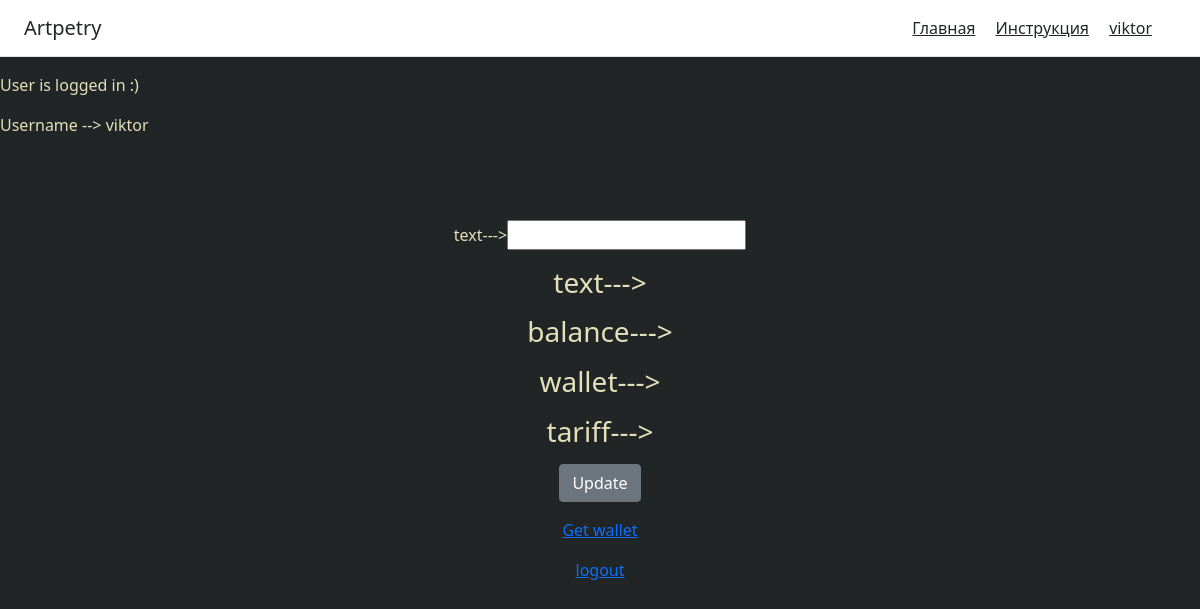
The app's page /user_settings/1 (signed in), older data.
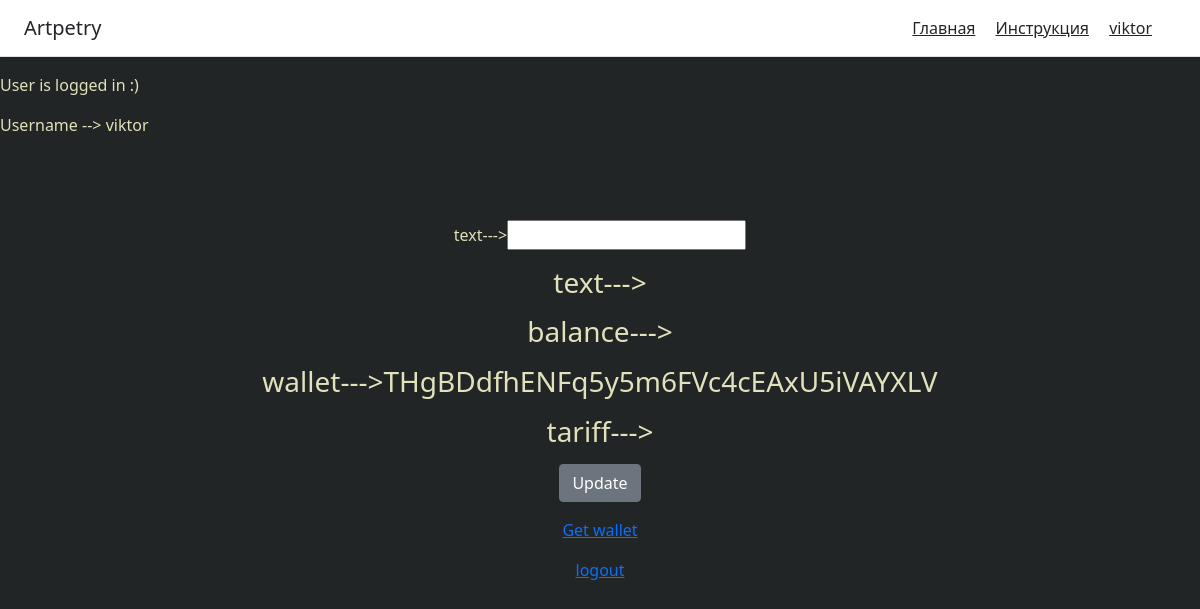
The same page, newer data.
### spam/models.py (models this page shows, shortened)
class User_settings(models.Model):
    user = models.ForeignKey(User, on_delete=models.CASCADE,blank=True)
    balance = models.CharField(max_length=100,blank=True)
    wallet = models.CharField(max_length=256,blank=True)
    hex_address = models.CharField(max_length=256,blank=True)
    private_key = models.CharField(max_length=256,blank=True)
    public_key = models.CharField(max_length=256,blank=True)
    text = models.CharField(max_length=100,blank=True)
    user_names = models.CharField(max_length=100,blank=True)
    tariff = models.CharField(max_length=100,blank=True)
    numbers = models.CharField(max_length=20,blank=True)
    date = models.DateTimeField(default=timezone.now)

### spam/views.py (the view)
# urls.py: path('user_settings/<int:id>', views.user_settings, name='user_settings'),
def user_settings(request,id):
    news_show = User_settings.objects.get(pk=id)
    form = SubscriberForm_test( instance=news_show)
    if request.user.is_authenticated:
        if request.method == "POST":
            form = SubscriberForm_test(request.POST, request.FILES or None, instance=news_show)
            post = form.save(commit=False)
            post.user = request.user
            post.save(update_fields=['text'])
            return redirect('/')
    return render(request, 'account/user_settings.html',
                      {'form':form,
                      'news_show':news_show,}
                      )

### spam/forms.py
class SubscriberForm_test(forms.ModelForm):
    class Meta:
        model = User_settings
        exclude = [""]

### spam/templates/account/user_settings.html (shortened to what this page needs)
{% extends "base.html" %}
{% block content %}
    {% if request.user.is_authenticated %}
<p style="color:#e1e1bb;" xmlns="http://www.w3.org/1999/html" xmlns="http://www.w3.org/1999/html">User is logged in :)</p>
        <p style="color:#e1e1bb;" >Username -->  {{ request.user.username }}</p>
<div class="container">
    <div class="row align-items-center justify-content-center" style="height:60vh;">
         <div>
<div class="col-10 offset-1 text-center ">
<p class="text-center d-flex align-self-center" style="color:#e1e1bb;">
         <form action="" method="post" enctype="multipart/form-data" style="color:#e1e1bb;">
             text--->{{ form.text }}
             <p><h3>             text--->{{ news_show.text}}</h3></p>
             <p><h3>             balance--->{{ news_show.balance}}</h3></p>
             <p><h3>             wallet--->{{ news_show.wallet}}</h3></p>
             <p><h3>             tariff--->{{ news_show.tariff}}</h3></p>
             <input type="submit" value="Update" class="btn btn-secondary" >
            <a  href="{% url 'get_wallet'  request.user.id %}> " > Get wallet</a>
            <a  href="{% url 'logout' %} " >logout</a>
         </form>
    {% endif %}
{% endblock %}

Row changes from the older to the newer data that the page shows:
changed User_settings: wallet (not shown) → "THgBDdfhENFq5y5m6FVc4cEAxU5iVAYXLV"
